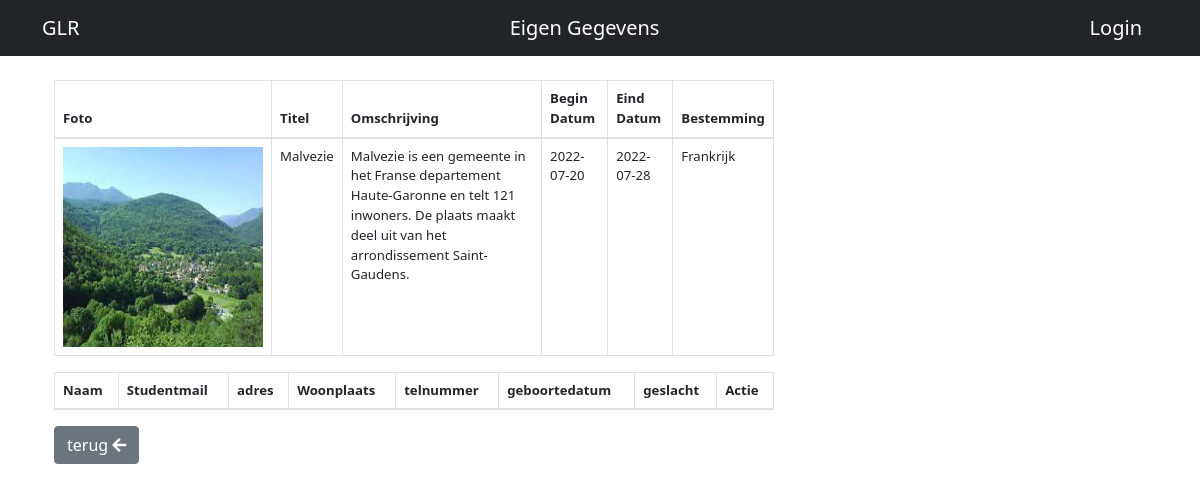
The app's page /Her_Examen/EXAMEN/startbootstrap/read_inschrijven.php?reisID=13 with its own data.
### tables this page shows
CREATE TABLE `reis` (
  `reisID` int(100) NOT NULL,
  `foto` varchar(255) NOT NULL,
  `title` varchar(255) NOT NULL,
  `omschrijving` text,
  `begindatum` date NOT NULL,
  `einddatum` date NOT NULL,
  `bestemming` text NOT NULL
);

### Her_Examen/EXAMEN/startbootstrap/read_inschrijven.php (the view, shortened to what this page needs)
<?php session_start();
include("config.php");
include('includes/header.php');
?>
<!DOCTYPE html>
<html>
<head>
    <link href="https://cdn.jsdelivr.net/npm/bootstrap@5.1.3/dist/css/bootstrap.min.css" rel="stylesheet">
</head>
<main class="container p-4">
    <div class="row">
        <div class="col-md-8">
            <table class="table table-bordered">
                <thead>
                <tr>
                    <th>Foto</th>
                    <th>Titel</th>
                    <th>Omschrijving</th>
                    <th>Begin Datum</th>
                    <th>Eind Datum</th>
                    <th>Bestemming</th>
                </tr>
                </thead>
                <tbody>
                <?php
                $reisID = $_GET['reisID'];
                $query = "SELECT * FROM reis WHERE reisID='$reisID'";
                $result_tasks = mysqli_query($conn, $query);
                while($row = mysqli_fetch_assoc($result_tasks)) { ?>
                    <tr>
                        <td><?php echo "<img src='fotos/" . $row['foto'] . "' width='200px' height='200px '>"; ?></td>
                        <td><?php echo $row['title']; ?></td>
                        <td><?php echo $row['omschrijving']; ?></td>
                        <td><?php echo $row['begindatum']; ?></td>
                        <td><?php echo $row['einddatum']; ?></td>
                        <td><?php echo $row['bestemming']; ?></td>
                    </tr>
                <?php } ?>
                </tbody>
            </table>
        </div>
        <div class="col-md-4">
        </div>
    </div>
    <div class="row">
        <div class="col-md-8">
            <table class="table table-bordered">
                <thead>
                <tr>
                    <th>Naam</th>
                    <th>Studentmail</th>
                    <th>adres</th>
                    <th>Woonplaats</th>
                    <th>telnummer</th>
                    <th>geboortedatum</th>
                    <th>geslacht</th>
                    <th>Actie</th>
                </tr>
                </thead>
            </table>
            <a href="read_reis.php" class="btn btn-secondary">terug
                <i class="fa fa-arrow-left"></i>
            </a>
        </div>
    </div>
</main>
</html>
<?php include('includes/footer.php'); ?>

### records on screen
reis: foto (picture), title "Malvezie", omschrijving "Malvezie is een gemeente in het Franse departement Haute-Garonne en telt 121 inwoners. De plaats maakt deel uit van het arrondissement Saint-Gaudens.", begindatum "2022-07-20", einddatum "2022-07-28", bestemming "Frankrijk"
